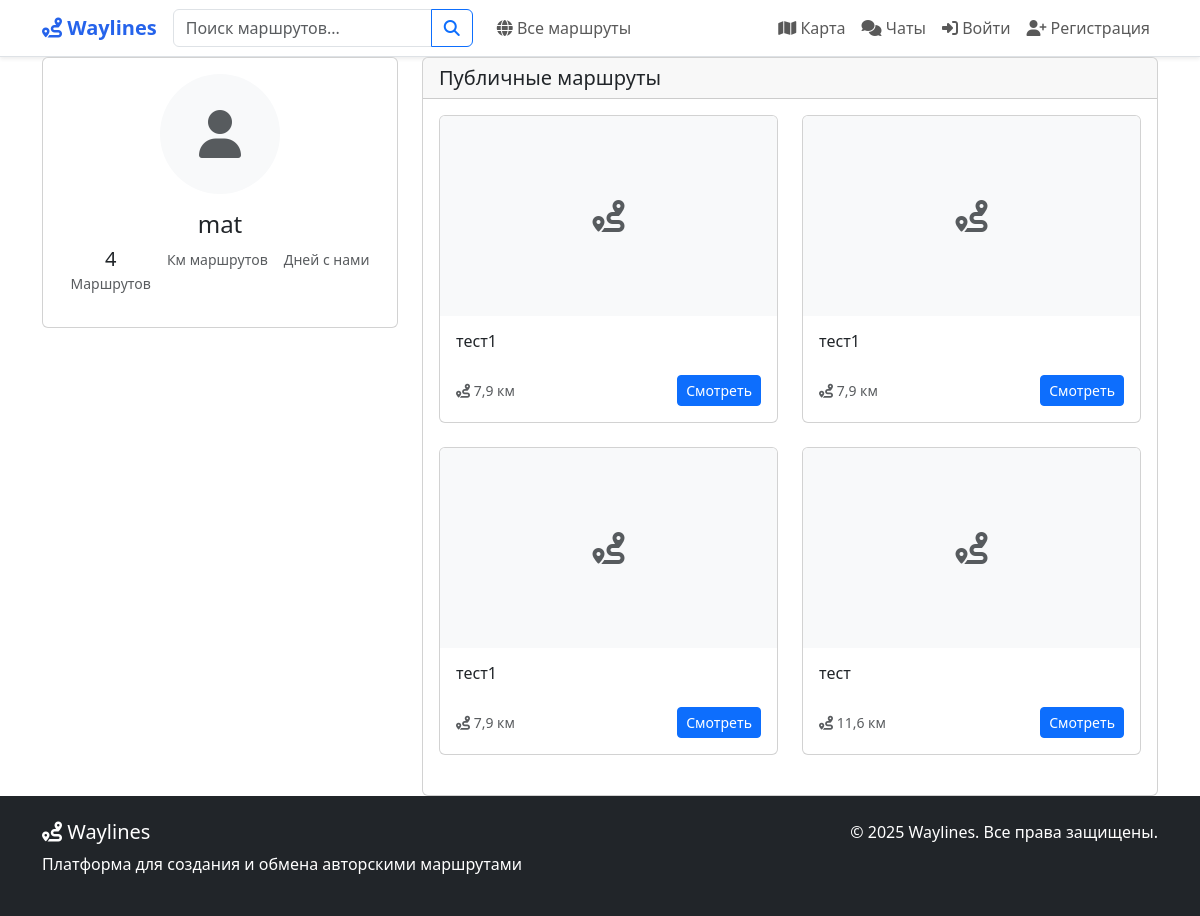
The app's page /users/profile/mat/, older data.
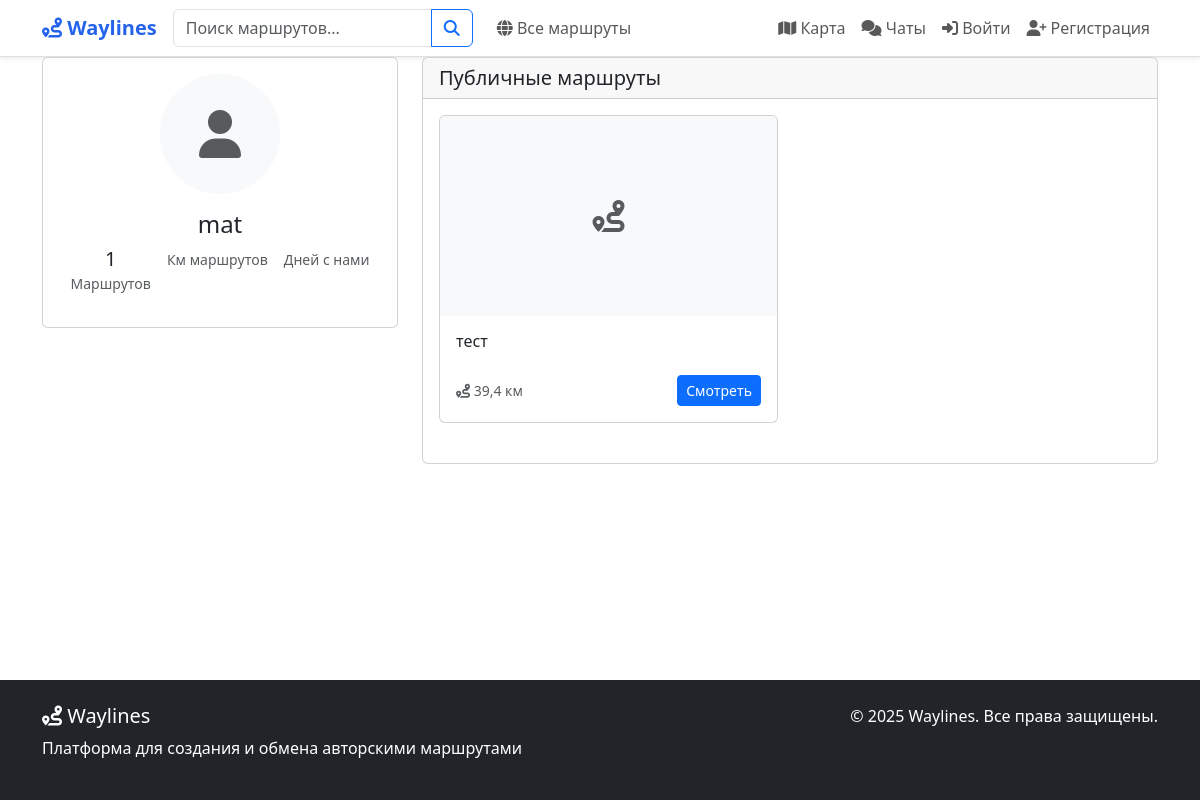
The same page, newer data.
### routes/models.py (models this page shows, shortened)
class Route(models.Model):
    PRIVACY_CHOICES = [
        ("public", "Публичный"),
        ("private", "Приватный"),
        ("link", "По ссылке"),
        ("personal", "Персональный"),
    ]
    ROUTE_TYPE_CHOICES = [
        ("driving", "Автомобильный"),
        ("walking", "Пеший"),
        ("cycling", "Велосипедный"),
        ("mixed", "Смешанный"),
    ]
    MOOD_CHOICES = [
        ("calm", "Спокойный"),
        ("active", "Активный"),
        ("extreme", "Экстремальный"),
        ("romantic", "Романтический"),
        ("family", "Семейный"),
        ("adventure", "Приключенческий"),
    ]
    THEME_CHOICES = [
        ("historical", "Исторический"),
        ("nature", "Природный"),
        ("urban", "Городской"),
        ("cultural", "Культурный"),
        ("gastronomic", "Гастрономический"),
        ("religious", "Религиозный"),
        ("architectural", "Архитектурный"),
    ]
    author = models.ForeignKey(
        User,
        on_delete=models.CASCADE,
        related_name="routes",
        verbose_name="Автор",
    )
    name = models.CharField("Название", max_length=200)
    description = models.TextField("Описание", blank=True)
    short_description = models.TextField(
        "Краткое описание", max_length=300, blank=True
    )
    privacy = models.CharField(
        "Приватность", max_length=20, choices=PRIVACY_CHOICES, default="public"
    )
    route_type = models.CharField(
        "Тип маршрута",
        max_length=20,
        choices=ROUTE_TYPE_CHOICES,
        default="walking",
    )
    mood = models.CharField(
        "Настроение", max_length=20, choices=MOOD_CHOICES, blank=True
    )
    theme = models.CharField(
        "Тема", max_length=20, choices=THEME_CHOICES, blank=True
    )
    duration_minutes = models.IntegerField(
        "Продолжительность (минут)", default=0
    )
    country = models.CharField(max_length=100, blank=True, null=True, verbose_name="Страна")
    total_distance = models.FloatField("Общее расстояние (км)", default=0)
    is_active = models.BooleanField("Актуален", default=True)
    has_audio_guide = models.BooleanField("Есть аудиогид", default=False)
    is_elderly_friendly = models.BooleanField("Для пожилых", default=False)
    shared_with = models.ManyToManyField(
        User,
        related_name="shared_routes",
        blank=True,
        verbose_name="Доступно для",
    )
    created_at = models.DateTimeField("Создан", auto_now_add=True)
    updated_at = models.DateTimeField("Обновлён", auto_now=True)
    last_status_update = models.DateTimeField(
        "Последнее обновление статуса", auto_now=True
    )
    class Meta:
        verbose_name = "Маршрут"
        verbose_name_plural = "Маршруты"
        ordering = ["-created_at"]

### users/views.py (the view, shortened to what this page needs)
# urls.py: path("profile/<str:username>/", views.user_profile, name="user_profile"),
def user_profile(request, username):
    user = get_object_or_404(User, username=username)
    public_routes = Route.objects.filter(author=user, privacy="public", is_active=True)
    context = {
        "profile_user": user,
        "public_routes": public_routes,
    }
    return render(request, "profile/user_profile.html", context)

### users/context_processors.py (called while the page is built, shortened)
def navbar_context(request):
    context = {}
    return context

### templates/profile/user_profile.html (shortened to what this page needs)
{% extends 'base.html' %}
{% block content %}
<div class="container">
    <div class="row">
        <div class="col-lg-4">
            <div class="card mb-4">
                <div class="card-body text-center">
                    <div class="mb-3">
                        {% if profile_user.profile.avatar %}
                        <img src="{{ profile_user.profile.avatar.url }}" class="rounded-circle"
                             style="width: 120px; height: 120px; object-fit: cover;" alt="{{ profile_user.username }}">
                        {% else %}
                        <div class="rounded-circle bg-light d-flex align-items-center justify-content-center mx-auto"
                             style="width: 120px; height: 120px;">
                            <i class="fas fa-user fa-3x text-muted"></i>
                        </div>
                        {% endif %}
                    </div>
                    <h4 class="card-title">{{ profile_user.username }}</h4>
                    <div class="d-flex justify-content-center gap-3 mb-3">
                        <div class="text-center">
                            <div class="h5 mb-0">{{ public_routes.count }}</div>
                            <small class="text-muted">Маршрутов</small>
                        </div>
                        <div class="text-center">
                            <small class="text-muted">Км маршрутов</small>
                        </div>
                        <div class="text-center">
                            <small class="text-muted">Дней с нами</small>
                        </div>
                    </div>
                </div>
            </div>
        </div>
        <div class="col-lg-8">
            <div class="card">
                <div class="card-header">
                    <h5 class="card-title mb-0">Публичные маршруты</h5>
                </div>
                <div class="card-body">
                    {% if public_routes %}
                    <div class="row">
                        {% for route in public_routes %}
                        <div class="col-md-6 mb-4">
                            <div class="card route-card h-100">
                                {% if route.photos.first %}
                                <img src="{{ route.photos.first.image.url }}" class="card-img-top route-image" alt="{{ route.name }}">
                                {% else %}
                                <div class="card-img-top route-image bg-light d-flex align-items-center justify-content-center">
                                    <i class="fas fa-route fa-2x text-muted"></i>
                                </div>
                                {% endif %}
                                <div class="card-body d-flex flex-column">
                                    <h6 class="card-title">{{ route.name }}</h6>
                                    <div class="d-flex justify-content-between align-items-center mt-auto">
                                        <div class="small text-muted">
                                            <i class="fas fa-route"></i> {{ route.total_distance|floatformat:1 }} км
                                        </div>
                                        <a href="{% url 'route_detail' route.id %}" class="btn btn-primary btn-sm">Смотреть</a>
                                    </div>
                                </div>
                            </div>
                        </div>
                        {% endfor %}
                    </div>
                    {% else %}
                    <div class="text-center py-5">
                        <i class="fas fa-route fa-3x text-muted mb-3"></i>
                        <h5>Публичных маршрутов нет</h5>
                        <p class="text-muted">{{ profile_user.username }} пока не создал публичных маршрутов</p>
                    </div>
                    {% endif %}
                </div>
            </div>
        </div>
    </div>
</div>
{% endblock %}

Row changes from the older to the newer data that the page shows:
removed Route: name "тест1", total_distance "7,9"
removed Route: name "тест1", total_distance "7,9"
removed Route: name "тест1", total_distance "7,9"
changed Route "тест": total_distance "11,6" → "39,4"
Text that changed along with them:
{{ public_routes.count }}: "4" → "1"
